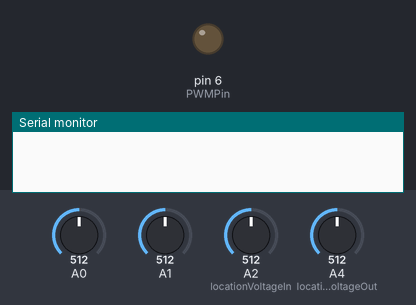
This sketch was run on a simulated Arduino Uno, built with avr-gcc and run on an emulated ATmega328P. On the bench: output pins drawn as LEDs (lit = HIGH), the last lines printed to the serial monitor. The inputs (shaded band) are chosen by the test bench; at power-on: A2 (locationVoltageIn) = 512, A4 (locationVoltageOut) = 512, A0 = 512, A1 = 512.

Above: at 0.0 s.
At 8.5 s:
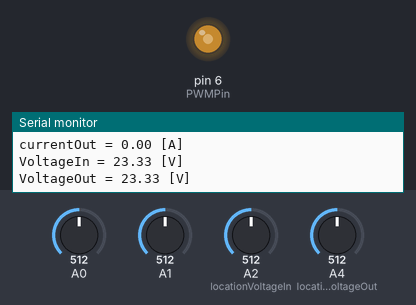
8.6 s: A2 (locationVoltageIn) set to 520
11.6 s: A4 (locationVoltageOut) set to 231
14.6 s: A4 (locationVoltageOut) set to 205
Timing chart, 0 to 17.6 s (numbered marks = the images above; inputs shaded):
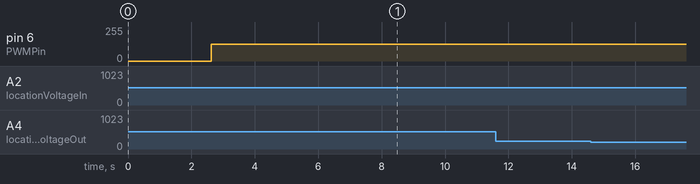

The sketch:

mpptv2_homeversion.ino
```cpp
//********************************//
//********** MPPT SYSTEM *********//
//************* v1.4 *************//
//********************************//

// Locations of the current sensors, voltage dividers, and other important pins //
const byte locationCurrentIn = A0;
const byte locationCurrentOut = A1;
const byte locationVoltageIn = A2;
const byte locationVoltageOut = A4;
int PWMPin = 6;

// Resolution of the current sensors //
float resolutionIn = 0.1838966;
float resolutionOut = 0.1836130;

// Voltage devider values //
float Vin_R1 = 10000;
float Vin_R2 = 1200;
float Vout_R1 = 10000;
float Vout_R2 = 1200;

// Other global variables that can be changed //
float resolution = 5.0/1024; // resolution of the ADC of the microcontroller/microcomputer
float STEP_SIZE = 1; // step size (= precision) of the MPPT algorithm
float MAX_VOLTAGE = 30.0;
float MIN_VOLTAGE = 10.0;

// Other global variables that cannot be changed //
float zeroPointIn; // zero point of the current sensor before the boost converter
float zeroPointOut; // zero point of the current sensor after the boost converter
float DC = 50; // GLOBAL DC VARIABLE

void setup() {
  Serial.begin(9600);

  // Set PWM frequency for D5 and D6 to 62 [kHz]
  TCCR0B = TCCR0B & B11111000 | B00000001;

  // Automatic Calibration Process for current sensors //
  // This calibration assumes that the resolution of the ACS712 stays the same, but the voltage readout for 0 [A] fluctuates //
  // To calibrate, make sure that the script initializes with 0 [A] on the sensor //
  zeroPointIn = get_voltage(10000, locationCurrentIn);
  Serial.print("Zero point IN = ");
  Serial.println(zeroPointIn);
  zeroPointOut = get_voltage(10000, locationCurrentOut);
  Serial.print("Zero point OUT = ");
  Serial.println(zeroPointOut);
}


void loop() {

  float currentIn;
  float currentOut;

  int VinRead = 0; // value read for Vin
  int VoutRead = 0; // value read for Vout
  float voltageIn;
  float voltageOut;

  float dutyCycle;

  ///** CURRENT IN **///
  // ask for an average sensor voltage of 100 measurments
  float sensorVoltage = get_voltage(100, locationCurrentIn);

  // print the voltage output of the sensor
  //Serial.print("Voltage: ");
  //Serial.println(sensorVoltage ,3);

  currentIn = ((sensorVoltage - zeroPointIn)/resolutionIn);
  Serial.print("currentIn = ");
  Serial.print(currentIn);
  Serial.println(" [A]");

  ///** CURRENT OUT **///
  // ask for an average sensor voltage of 100 measurments
  sensorVoltage = get_voltage(100, locationCurrentOut);

  // print the voltage output of the sensor
  //Serial.print("Voltage: ");
  //Serial.println(sensorVoltage ,3);

  currentOut = ((sensorVoltage - zeroPointOut)/resolutionOut);
  Serial.print("currentOut = ");
  Serial.print(currentOut);
  Serial.println(" [A]");

  ///** VOLTAGES **///
  // read  voltage from analog pins
  VinRead = analogRead(locationVoltageIn);
  VoutRead = analogRead(locationVoltageOut);

  // calculate real voltages
  voltageIn = VinRead * (resolution)*((Vin_R1 + Vin_R2)/Vin_R2);
  voltageOut = VoutRead * (resolution)*((Vout_R1 + Vout_R2)/Vout_R2);

  // print voltages
  Serial.print("VoltageIn = ");
  Serial.print(voltageIn);
  Serial.println(" [V]");
  Serial.print("VoltageOut = ");
  Serial.print(voltageOut);
  Serial.println(" [V]");

  ///** Obtain the needed duty cycle for the boost converter using the perturb and observe algortihm **///
  perturbAndObserve(voltageIn, voltageOut, currentIn, currentOut); // THIS IS A PERCENTAGE!
    ///** Set the duty cycle of the boost converter to the desired frequency **///
  if (DC >= 20 && DC <= 80) {
    analogWrite(PWMPin, (DC/100 * 255));
  }
  else {
    analogWrite(PWMPin, (30/100 * 255));
  }
  Serial.print("DC = ");
  Serial.print(DC);
  Serial.println(" [%]");


  delay(500);

}

///* Function for obtaining voltage reading from the current sensors *///
float get_voltage(int n_datapoints, const byte pin)
{

  float voltage = 0;

  for(int i=0; i < n_datapoints; i++)
  {
    voltage = voltage + analogRead(pin) * (resolution);
  }

  voltage = voltage/n_datapoints;
  return(voltage);
}

///* MPPT perturb and observe algorithm *///
void perturbAndObserve(float Vin, float Vout_new, float Iin, float Iout) {
    float eff;
    float Vout_old;
    float Pout_old;

    float Pout_new = Vout_new*Iout;
    float Pin = Vin * Iin;

    if(Pout_new >= Pout_old*0.99 || Pout_new <= Pout_old*1.01)
        {
           eff = (Pout_new/Pin) *100;
           Serial.print("eff: ");
           Serial.print(eff);
           Serial.println(" [%]");
        return 0;
        }
        else if (Pout_new > Pout_old)
        {
            if(Vout_new > Vout_old)
            {
                DC = DC + STEP_SIZE;
            }else
            {
                DC = DC- STEP_SIZE;
            }
        }else
        {
            if(Vout_new > Vout_old)
            {
                DC = DC - STEP_SIZE;
            }else
            {
                DC = DC + STEP_SIZE;
            }
        }

//    Serial.print("DC:");
//    Serial.println(DC);

    eff = (Pout_new/Pin) *100;
    Serial.print("eff: ");
    Serial.print(eff);
    Serial.println(" [%]");

    Vout_old = Vout_new;
    Pout_old = Pout_new;

    //** SOME SAFETY CHECKS THAT MAY OVERWRITE THE FINAL VALUE FOR DC **//
    if(Vout_new >= MAX_VOLTAGE)
    {
      DC = DC - 2*STEP_SIZE;
      Serial.println("MAX VOLTAGE REACHED!!");
    }
//  if(Vout_new <= MIN_VOLTAGE)
//  {
//    DC = DC + 2*STEP_SIZE;
//    Serial.println("MIN VOLTAGE REACHED!!");
//  }

    return 0;
}
```
